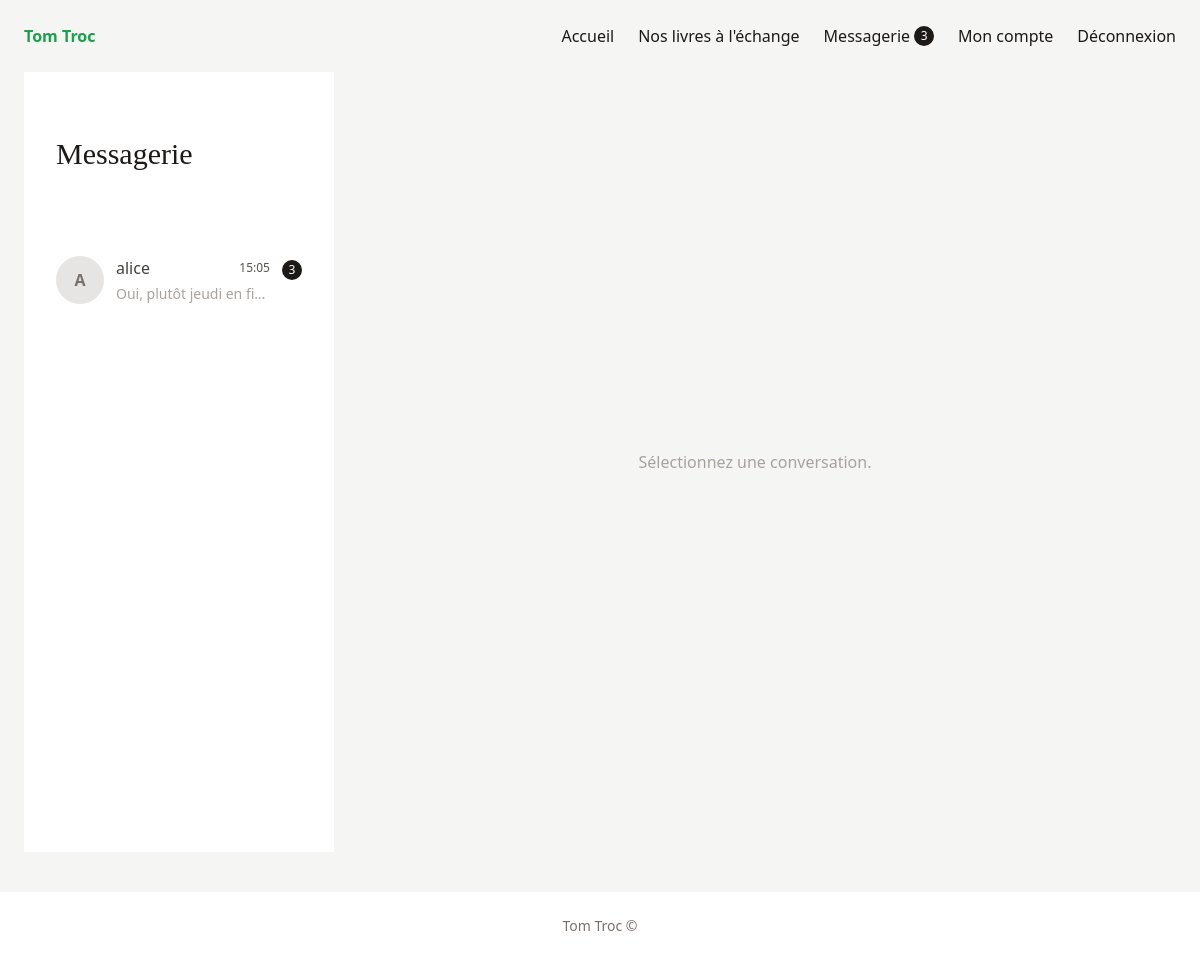
Screenshot of /index.php?action=messages (signed in) with the database file from the repository.
### tables this page shows
CREATE TABLE messages (
    id INT AUTO_INCREMENT PRIMARY KEY,
    sender_id INT NOT NULL,
    receiver_id INT NOT NULL,
    content TEXT NOT NULL,
    is_read TINYINT(1) NOT NULL DEFAULT 0,
    created_at DATETIME NOT NULL DEFAULT CURRENT_TIMESTAMP,
    CONSTRAINT fk_messages_sender
        FOREIGN KEY (sender_id)
        REFERENCES users(id)
        ON DELETE CASCADE,
    CONSTRAINT fk_messages_receiver
        FOREIGN KEY (receiver_id)
        REFERENCES users(id)
        ON DELETE CASCADE
);

CREATE TABLE users (
    id INT AUTO_INCREMENT PRIMARY KEY,
    username VARCHAR(100) NOT NULL,
    email VARCHAR(180) NOT NULL,
    password_hash VARCHAR(255) NOT NULL,
    profile_image VARCHAR(255) DEFAULT NULL,
    biography TEXT DEFAULT NULL,
    created_at DATETIME NOT NULL DEFAULT CURRENT_TIMESTAMP,
    UNIQUE (email),
    UNIQUE (username)
);

### views/View.php (called while the page is built, shortened)
<?php
class View
{
    public function render(string $viewName, array $params = []): void
    {
        $viewPath = TEMPLATE_VIEW_PATH . $viewName . '.php';
        extract($params);
        require $viewPath;
    }
}

### controllers/MessageController.php (called while the page is built, shortened)
<?php
class MessageController
{
    public function showMessages(): void
    {
        $currentUserId = (int) $_SESSION['user_id'];
        $error = null;
        $messageManager = new MessageManager();
        $selectedUser = null;
        $conversations = $messageManager->findConversationsByUserId($currentUserId);
        $messages = [];
        $selectedUserImage = '';
        $view = new View('Messagerie');
        $view->render('messages', [
            'conversations' => $conversations,
            'messages' => $messages,
            'selectedUser' => $selectedUser,
            'selectedUserImage' => $selectedUserImage,
            'currentUserId' => $currentUserId,
            'error' => $error,
        ]);
    }
}

### config/autoload.php (called while the page is built, shortened)
<?php
spl_autoload_register(function (string $className) {
    $folders = [
        'controllers/',
        'models/',
        'services/',
        'views/',
    ];
    foreach ($folders as $folder) {
        $filePath = ROOT_PATH . $folder . $className . '.php';
        if (file_exists($filePath)) {
            return;
        }
    }
});

### models/DBManager.php (called while the page is built)
<?php
class DBManager
{
    private static ?PDO $connection = null;
    public static function getConnection(): PDO
    {
        if (self::$connection === null) {
            self::$connection = self::createConnection();
        }
        return self::$connection;
    }
    private static function createConnection(): PDO
    {
        $host = getenv('DB_HOST');
        $port = getenv('DB_PORT');
        $database = getenv('DB_NAME');
        $user = getenv('DB_USER');
        $password = getenv('DB_PASSWORD');
        $dsn = "mysql:host=$host;port=$port;dbname=$database;charset=utf8mb4";
        return new PDO($dsn, $user, $password, [
            PDO::ATTR_ERRMODE => PDO::ERRMODE_EXCEPTION,
            PDO::ATTR_DEFAULT_FETCH_MODE => PDO::FETCH_ASSOC,
        ]);
    }
}

### models/MessageManager.php (called while the page is built, shortened)
<?php
class MessageManager
{
    private PDO $db;
    public function __construct()
    {
        $this->db = DBManager::getConnection();
    }
    public function findConversationsByUserId(int $userId): array
    {
        $sql = <<<'SQL'
            /* On récupère le dernier message de chaque conversation. */
            SELECT messages.id,
                   messages.sender_id,
                   messages.receiver_id,
                   messages.content,
                   messages.is_read,
                   messages.created_at,
                   users.id AS other_user_id,
                   users.username AS other_username,
                   users.profile_image AS other_profile_image,
                   unread.unread_count
            FROM messages
            /*
             * Pour chaque message de l'utilisateur connecté, on retrouve l'autre personne.
             * Si je suis l'expéditeur, l'autre personne est le destinataire.
             * Si je suis le destinataire, l'autre personne est l'expéditeur.
             */
            INNER JOIN (
                SELECT
                    CASE
                        WHEN sender_id = :user_id_for_other THEN receiver_id
                        ELSE sender_id
                    END AS other_user_id,
                    MAX(id) AS last_message_id
                FROM messages
                WHERE sender_id = :user_id_for_sent
                OR receiver_id = :user_id_for_received
                GROUP BY other_user_id
            ) last_messages ON messages.id = last_messages.last_message_id
            /* On récupère les informations de l'autre utilisateur pour l'afficher dans la liste. */
            INNER JOIN users ON users.id = last_messages.other_user_id
            /* On compte les messages non lus envoyés par chaque conversation. */
            LEFT JOIN (
                SELECT sender_id, COUNT(*) AS unread_count
                FROM messages
                WHERE receiver_id = :user_id_for_unread
                AND is_read = 0
                GROUP BY sender_id
            ) unread ON unread.sender_id = users.id
            /* Les conversations les plus récentes apparaissent en premier. */
            ORDER BY messages.created_at DESC, messages.id DESC
            SQL;
        $query = $this->db->prepare($sql);
        $query->execute([
            'user_id_for_other' => $userId,
            'user_id_for_sent' => $userId,
            'user_id_for_received' => $userId,
            'user_id_for_unread' => $userId,
        ]);
        return $query->fetchAll();
    }
}

### services/Utils.php (called while the page is built, shortened)
<?php
class Utils
{
    public static function safe(string $string): string
    {
        return htmlspecialchars($string, ENT_QUOTES, 'UTF-8');
    }
}

### views/templates/messages.php (the view, shortened to what this page needs)
<section class="mx-auto grid min-h-[780px] max-w-screen-xl grid-cols-[310px_1fr] bg-stone-100 px-6 pb-10">
    <aside class="bg-white">
        <div class="px-8 py-16">
            <h1 class="text-3xl font-serif">Messagerie</h1>
        </div>
        <?php if (empty($conversations)): ?>
            <p class="px-8 text-sm text-stone-400">Aucune conversation pour le moment.</p>
        <?php else: ?>
            <div>
                <?php foreach ($conversations as $conversation): ?>
                    <?php
                    $otherUserId = (int) $conversation['other_user_id'];
                    $otherUsername = Utils::safe($conversation['other_username']);
                    $otherImage = trim((string) $conversation['other_profile_image']);
                    $lastContent = Utils::safe($conversation['content']);
                    $lastDate = new DateTime($conversation['created_at']);
                    $isActive = $selectedUser !== null && $selectedUser->getId() === $otherUserId;
                    $unreadCount = (int) $conversation['unread_count'];
                    $conversationClasses = $isActive ? 'bg-stone-100' : 'bg-white';
                    ?>
                    <a class="flex gap-3 px-8 py-5 <?= $conversationClasses ?>" href="index.php?action=messages&user=<?= $otherUserId ?>">
                        <?php if ($otherImage !== ''): ?>
                            <img class="h-12 w-12 rounded-full object-cover" src="<?= Utils::safe($otherImage) ?>" alt="Photo de <?= $otherUsername ?>">
                        <?php else: ?>
                            <span class="flex h-12 w-12 items-center justify-center rounded-full bg-stone-200 font-bold text-stone-500">
                                <?= strtoupper(substr($otherUsername, 0, 1)) ?>
                            </span>
                        <?php endif; ?>
                        <span class="min-w-0 flex-1">
                            <span class="mb-1 flex items-center justify-between gap-3">
                                <span class="font-medium text-stone-700"><?= $otherUsername ?></span>
                                <span class="text-xs text-stone-600"><?= $lastDate->format('H:i') ?></span>
                            </span>
                            <span class="block truncate text-sm text-stone-400"><?= $lastContent ?></span>
                        </span>
                        <?php if ($unreadCount > 0): ?>
                            <span class="mt-1 flex h-5 min-w-5 items-center justify-center rounded-full bg-stone-900 px-1 text-xs text-white">
                                <?= $unreadCount ?>
                            </span>
                        <?php endif; ?>
                    </a>
                <?php endforeach; ?>
            </div>
        <?php endif; ?>
    </aside>
    <div class="flex min-h-[780px] flex-col px-11 py-9">
        <?php if ($selectedUser === null): ?>
            <div class="flex flex-1 items-center justify-center text-stone-400">
                Sélectionnez une conversation.
            </div>
        <?php endif; ?>
    </div>
</section>

### rows the page displays
messages: receiver.username "A", receiver.username "alice", created_at "15:05", content "Oui, plutôt jeudi en fi…", unreadCount "3"

### other values shown
$unreadMessagesCount "3"
